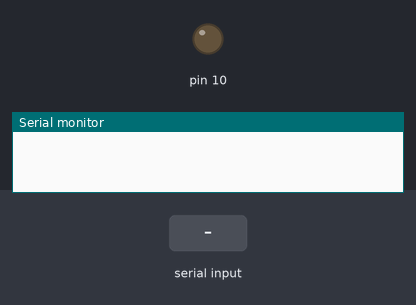
Recording of a sketch running on a simulated Arduino Uno, built with avr-gcc and run on an emulated ATmega328P. Shown: output pins drawn as LEDs (lit = HIGH), the last lines printed to the serial monitor. Dashed ring = blinking. The inputs (shaded band) are chosen by the test bench.

Above: at 1.2 s.
1.3 s: "1" received over Serial
At 1.45 s:
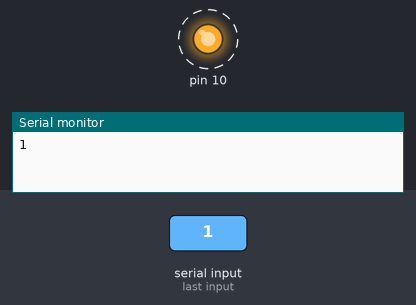
4.3 s: "0" received over Serial
At 4.3 s:
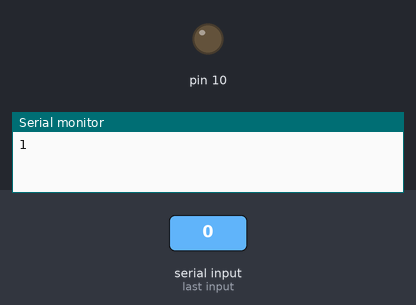
Timing chart, 0 to 7.3 s (numbered marks = the images above; inputs shaded):
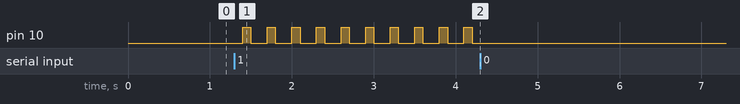

The sketch:

bluetooth.ino
```cpp
#include "SoftwareSerial.h"
char val;
void setup() {
  pinMode(10,OUTPUT);
  Serial.begin(9600);

}

void loop() {

  if(Serial.available()){
    val = Serial.read();
    Serial.println(val);
  }
  if(val=='0'){
    digitalWrite(10,LOW);
  }
  else if(val=='1'){
    digitalWrite(10,HIGH);
    delay(100);
    digitalWrite(10,LOW);
    delay(100);
  }
  delay(100);

}
```

Measured:
- after the input at 1.3 s, pin 10: alternates HIGH for 0.10 s and LOW for 0.20 s, starting after 0.10 s
- after the input at 4.3 s, pin 10: stops changing and stays LOW
